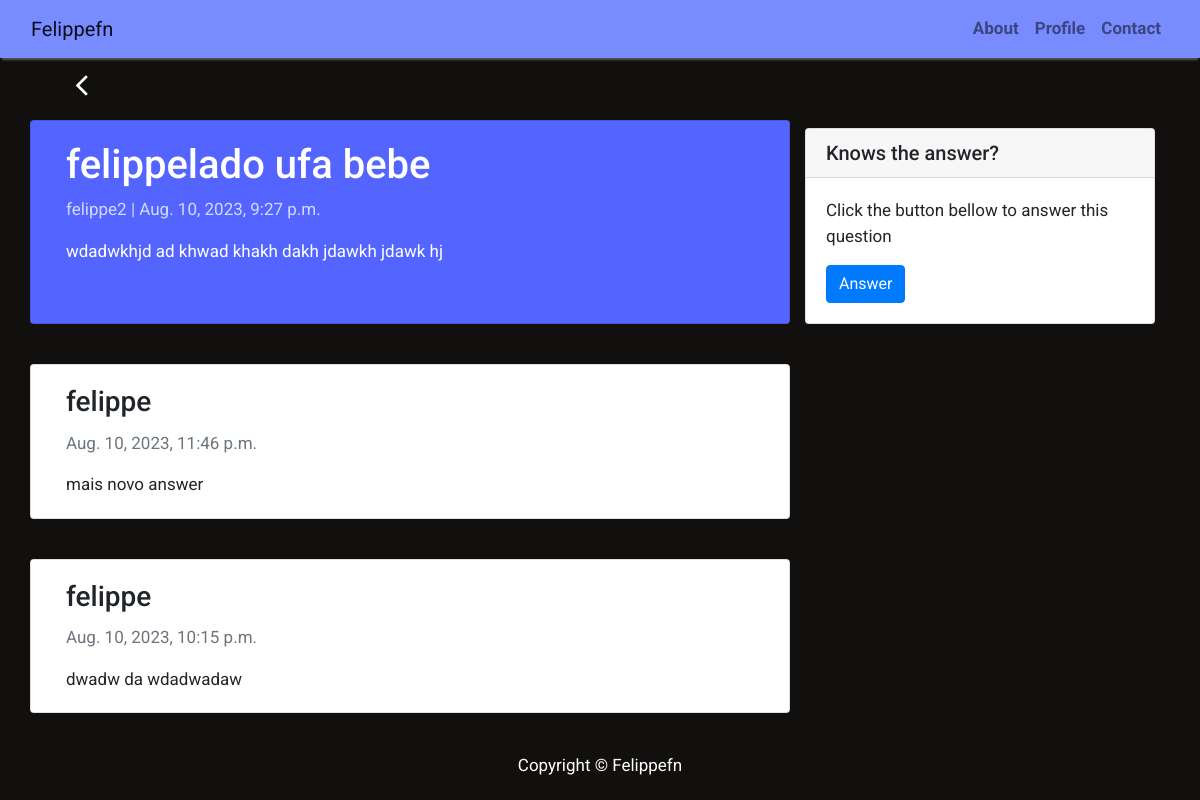
The app's page /qna/felippelado-ufa-bebe/ (signed in) with its own data.
### qna/models.py (models this page shows, shortened)
class Question(models.Model):
    title = models.CharField(max_length=200, blank=False)
    slug = models.SlugField(max_length=200, unique=True, blank=False)
    author = models.ForeignKey(User, on_delete= models.CASCADE, related_name='question_posts')
    updated_on = models.DateTimeField(auto_now= True)
    content = models.TextField()
    created_on = models.DateTimeField(auto_now_add=True)
    status = models.IntegerField(choices=STATUS, default=0)
    class Meta:
        ordering = ['-created_on']

class Answer(models.Model):
    question = models.ForeignKey(Question, on_delete=models.CASCADE, related_name='answers')
    author = models.ForeignKey(User, on_delete=models.CASCADE)
    content = models.TextField()
    posted_on = models.DateTimeField(auto_now_add=True)
    upvotes = models.PositiveIntegerField(default=0)
    downvotes = models.PositiveIntegerField(default=0)
    class Meta:
        ordering = ['-posted_on']

### qna/views.py (the view)
# urls.py: path('<slug:slug>/', views.QuestionDetail.as_view(), name='question_detail'),
@method_decorator(login_required, name='dispatch')
class QuestionDetail(generic.DetailView):
    model = Question  # Specify the model for the Question
    template_name = 'question_detail.html'
    def get_context_data(self, **kwargs):
        context = super().get_context_data(**kwargs)
        question = self.get_object()  # Get the question instance
        context['answers'] = Answer.objects.filter(question=question)
        return context

### templates/question_detail.html (shortened to what this page needs)
{% extends 'base.html' %}
{% block content %}
<i action="action" onclick="window.history.go(-1); return false;" class="col-md-5 mb-10 mt-2 left  fa fa-angle-left " style="color: white; font-size:36px; margin-left: 5%; cursor: pointer;"></i>
<div class="container">
  <div class="row">
    <div class="col-md-8 card mb-4  mt-3 left  top" style="background-color: #5465FF; color: #FFFFFF;">
      <div class="card-body">
        <h1>{% block title %} {{ question.title }} {% endblock title %}</h1>
        <p class="card-text" style="opacity: 0.75;">{{ question.author }} | {{ question.created_on }}</p>
        <p class="card-text" data-question-slug="{{ question.slug }}" >{{ question.content | safe }}</p>
      </div>
    </div>
    <div class="col-md-4">
      <div class="card my-4">
              <h5 class="card-header">Knows the answer?</h5>
          <div class="card-body">
              <p class="card-text">Click the button bellow to answer this question</p>
              <button onclick="openForm()" class="btn btn-primary">Answer</button>
          </div>
      </div>
    </div>
    {% for answer in answers %}
    <div class="col-md-8 card mb-4  mt-3 left  top">
      <div class="card-body">
        <h3 class="card-title">{{ answer.author }}</h3>
        <p class=" text-muted">{{answer.posted_on}}</p>
        <p class="card-text">{{answer.content|slice:":300" }}</p>
      </div>
    </div>
    {% endfor %}
  </div>
</div>
{% endblock %}

### templates/base.html (style rules this page uses)
body { font-family: "Roboto", sans-serif; font-size: 17px; background-color: #12100E; }

### records on screen
Question: title "felippelado ufa bebe", author "felippe2", created_on "Aug. 10, 2023, 9:27 p.m.", content "wdadwkhjd ad khwad khakh dakh jdawkh jdawk hj"
Answer: author "felippe", posted_on "Aug. 10, 2023, 11:46 p.m.", content "mais novo answer"
Answer: author "felippe", posted_on "Aug. 10, 2023, 10:15 p.m.", content "dwadw da wdadwadaw"
